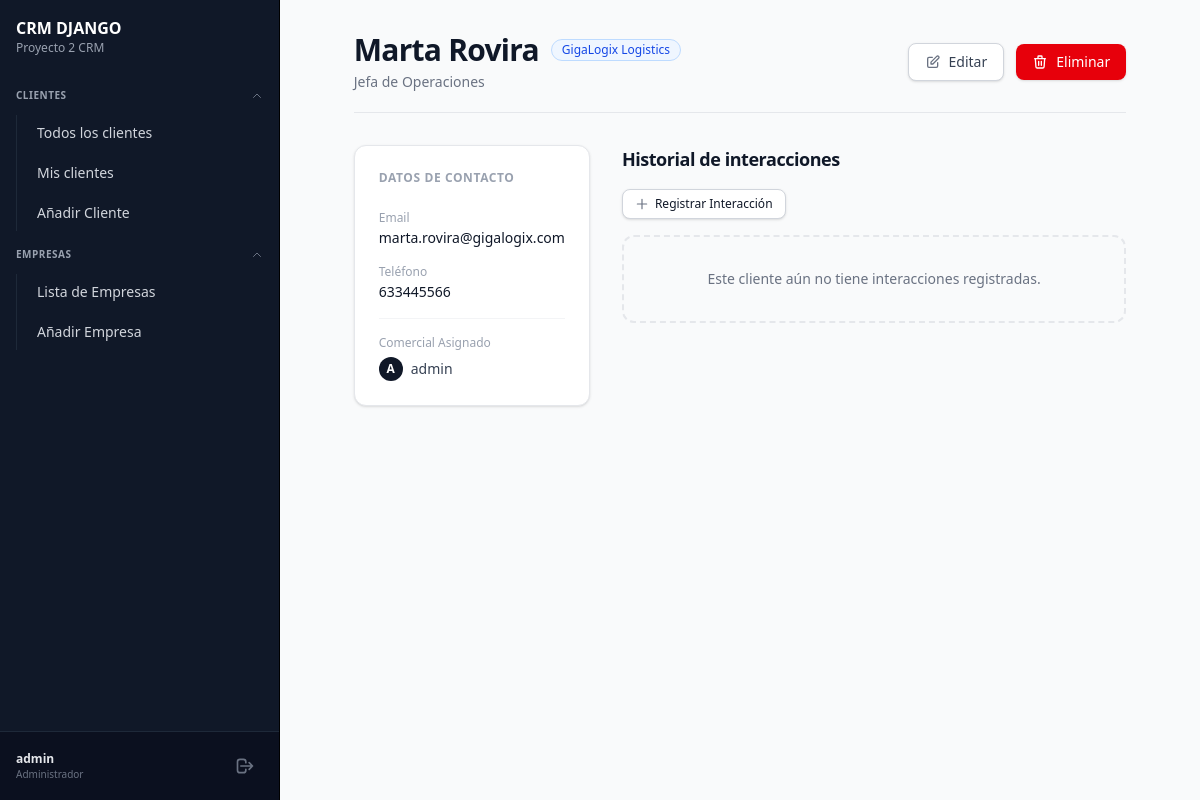
Before: /clientes/detalle/4 (signed in) with the older database file.
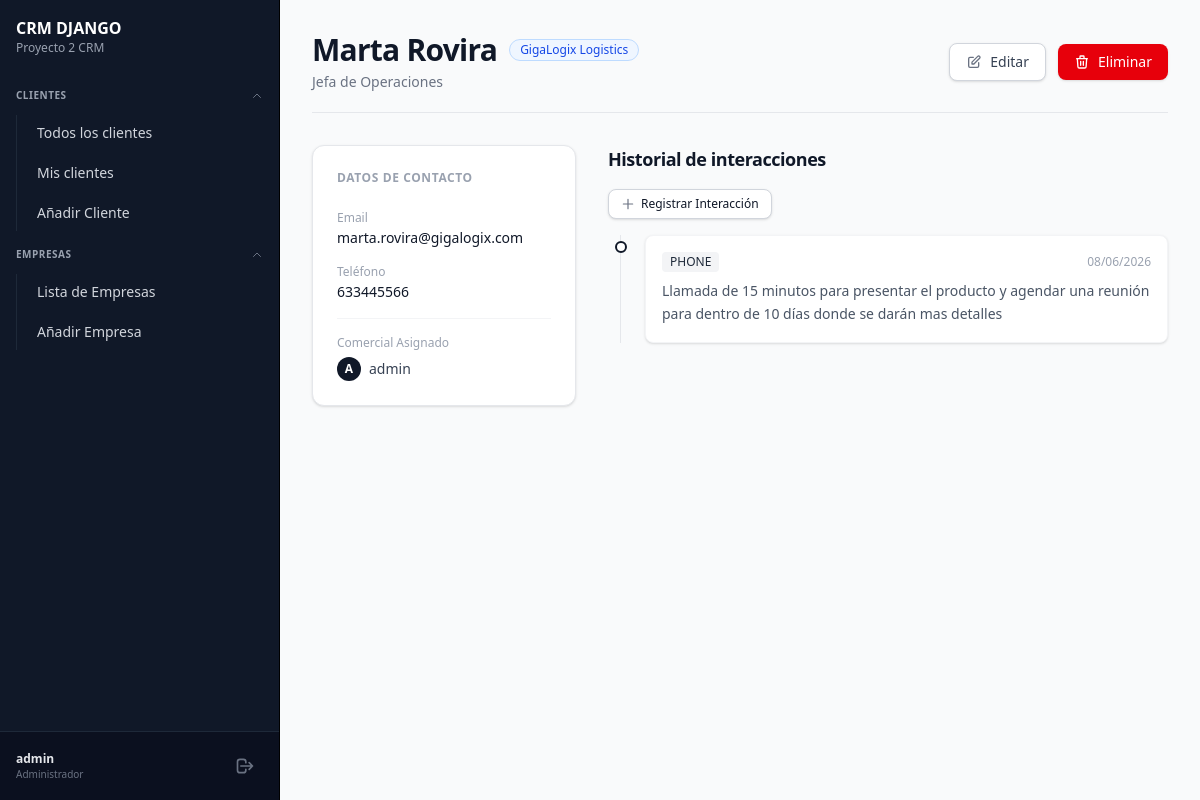
After: the same page with the newer database file.
### crm/models/interaction_model.py (models this page shows, shortened)
class Interaction(models.Model):
    client = models.ForeignKey('Client', on_delete=models.CASCADE, related_name='interactions', verbose_name='Cliente')
    contact_channel = models.CharField(choices=CANALES, verbose_name='Canal de Contacto')
    created_at = models.DateTimeField(auto_now_add=True, verbose_name='Fecha de Creación')
    content = models.TextField(verbose_name='Contenido')
    class Meta:
        verbose_name = 'Interacción'
        verbose_name_plural = 'Interacciones'

### crm/views/client_views.py (the view)
# urls.py: path('clientes/detalle/<pk>', ClientDetailView.as_view(), name='detalle-cliente'),
@method_decorator(login_required, name='dispatch')
class ClientDetailView(DetailView):
    model = Client
    template_name = 'clients/client_detail.html'
    context_object_name = 'client'

### crm_django/templates/clients/client_detail.html (shortened to what the changed rows need)
{% extends "general/layout.html" %}
{% block page_content %}
<div class="max-w-6xl mx-auto space-y-8">
    <div class="flex flex-col md:flex-row md:items-center md:justify-between border-b border-gray-200 pb-5 gap-4">
        <div>
            <div class="flex items-center gap-3">
                <h1 class="text-3xl font-bold text-gray-900 tracking-tight">
                    {{ client.first_name }} {{ client.last_name }}
                </h1>
            </div>
        </div>
    </div>
    <div class="grid grid-cols-1 lg:grid-cols-3 gap-8">
        <div class="lg:col-span-2 space-y-4">
            {% if client.interactions.all %}
                <div class="relative border-l border-gray-200 ml-3 space-y-6">
                    {% for interaction in client.interactions.all %}
                        <div class="relative pl-6">
                            <span class="absolute -left-[6px] top-1.5 bg-white border-2 border-gray-900 rounded-full w-3 h-3"></span>
                            <div class="bg-white border border-gray-100 rounded-lg p-4 shadow-sm hover:border-gray-200 transition-colors">
                                <div class="flex items-center justify-between gap-4 mb-2">
                                    <span class="inline-flex items-center px-2 py-0.5 rounded text-xs font-medium bg-gray-100 text-gray-800 uppercase">
                                        {{ interaction.contact_channel }}
                                    </span>
                                    <time class="text-xs text-gray-400 font-medium">
                                        {{ interaction.created_at|date:"d/m/Y" }}
                                    </time>
                                </div>
                                <p class="text-sm text-gray-600 leading-relaxed">{{ interaction.content }}</p>
                            </div>
                        </div>
                    {% endfor %}
                </div>
            {% else %}
                <div class="text-center py-8 border-2 border-dashed border-gray-200 rounded-xl p-6">
                    <p class="text-sm text-gray-500">Este cliente aún no tiene interacciones registradas.</p>
                </div>
            {% endif %}
        </div>
    </div>
</div>
{% endblock %}

Changed rows visible on the page:
added Interaction: contact_channel "PHONE", created_at "08/06/2026", content "Llamada de 15 minutos para presentar el producto y agendar una reunión para dentro de 10 días donde se darán mas detalles"
Other visible differences:
text no longer shown: "Este cliente aún no tiene interacciones registradas."
